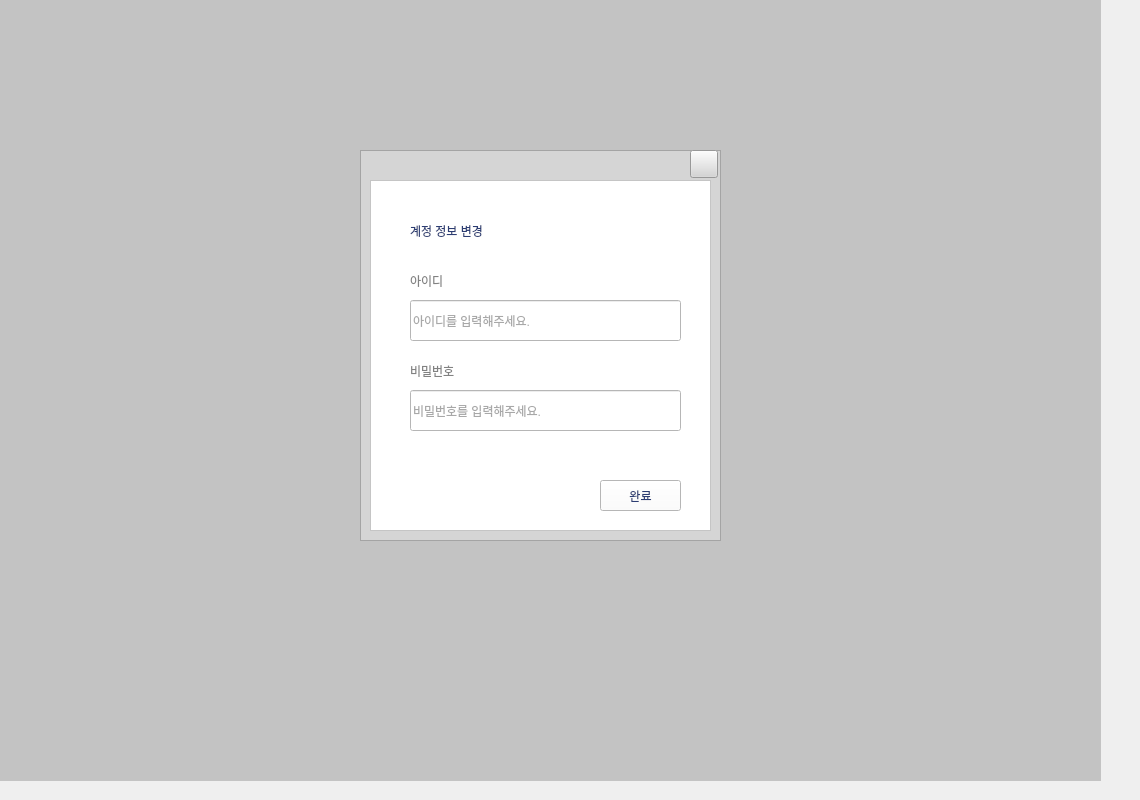
                     <widget class="QWidget" name="pageinfo">
                      <widget class="QWidget" name="chageinfo" native="true">
                       <property name="geometry">
                        <rect>
                         <x>-30</x>
                         <y>-10</y>
                         <width>1131</width>
                         <height>791</height>
                        </rect>
                       </property>
                       <property name="cursor">
                        <cursorShape>ArrowCursor</cursorShape>
                       </property>
                       <property name="styleSheet">
                        <string notr="true">background-color: rgba(100, 100, 100, 80)
</string>
                       </property>
                       <property name="inputMethodHints">
                        <set>Qt::ImhDate</set>
                       </property>
                       <widget class="QFrame" name="frame_4">
                        <property name="geometry">
                         <rect>
                          <x>390</x>
                          <y>160</y>
                          <width>361</width>
                          <height>391</height>
                         </rect>
                        </property>
                        <property name="styleSheet">
                         <string notr="true">background-color: rgb(213, 213, 213)</string>
                        </property>
                        <property name="frameShape">
                         <enum>QFrame::StyledPanel</enum>
                        </property>
                        <property name="frameShadow">
                         <enum>QFrame::Raised</enum>
                        </property>
                        <widget class="QPushButton" name="closeAppBtn_3">
                         <property name="geometry">
                          <rect>
                           <x>330</x>
                           <y>0</y>
                           <width>28</width>
                           <height>28</height>
                          </rect>
                         </property>
                         <property name="minimumSize">
                          <size>
                           <width>28</width>
                           <height>28</height>
                          </size>
                         </property>
                         <property name="maximumSize">
                          <size>
                           <width>28</width>
                           <height>28</height>
                          </size>
                         </property>
                         <property name="cursor">
                          <cursorShape>PointingHandCursor</cursorShape>
                         </property>
                         <property name="toolTip">
                          <string>Close</string>
                         </property>
                         <property name="toolTipDuration">
                          <number>-1</number>
                         </property>
                         <property name="styleSheet">
                          <string notr="true">border-color:rgb(213, 213, 213)</string>
                         </property>
                         <property name="text">
                          <string/>
                         </property>
                         <property name="icon">
                          <iconset resource="resources.qrc">
                           <normaloff>:/icons/images/icons/icon_close.png</normaloff>:/icons/images/icons/icon_close.png</iconset>
                         </property>
                         <property name="iconSize">
                          <size>
                           <width>15</width>
                           <height>15</height>
                          </size>
                         </property>
                        </widget>
                        <widget class="QFrame" name="frame_5">
                         <property name="geometry">
                          <rect>
                           <x>10</x>
                           <y>30</y>
                           <width>341</width>
                           <height>351</height>
                          </rect>
                         </property>
                         <property name="styleSheet">
                          <string notr="true">background-color: rgb(255, 255, 255);</string>
                         </property>
                         <property name="frameShape">
                          <enum>QFrame::StyledPanel</enum>
                         </property>
                         <property name="frameShadow">
                          <enum>QFrame::Raised</enum>
                         </property>
                         <widget class="QLabel" name="label_12">
                          <property name="geometry">
                           <rect>
                            <x>40</x>
                            <y>30</y>
                            <width>291</width>
                            <height>41</height>
                           </rect>
                          </property>
                          <property name="autoFillBackground">
                           <bool>false</bool>
                          </property>
                          <property name="styleSheet">
                           <string notr="true">color: rgb(44, 61, 115);
background-color: rgb(255, 255, 255);
font: 700 18pt &quot;나눔스퀘어_ac Bold&quot;;</string>
                          </property>
                          <property name="text">
                           <string>계정 정보 변경</string>
                          </property>
                         </widget>
                         <widget class="QLineEdit" name="adduserName_2">
                          <property name="geometry">
                           <rect>
                            <x>40</x>
                            <y>120</y>
                            <width>271</width>
                            <height>41</height>
                           </rect>
                          </property>
                          <property name="autoFillBackground">
                           <bool>false</bool>
                          </property>
                          <property name="styleSheet">
                           <string notr="true">background-color: rgb(255, 255, 255);
font: 11pt &quot;나눔스퀘어_ac&quot;;
color: rgb(81, 81, 81);
</string>
                          </property>
                          <property name="inputMethodHints">
                           <set>Qt::ImhNone</set>
                          </property>
                          <property name="text">
                           <string extracomment="Name"/>
                          </property>
                          <property name="echoMode">
                           <enum>QLineEdit::Normal</enum>
                          </property>
                          <property name="dragEnabled">
                           <bool>true</bool>
                          </property>
                          <property name="placeholderText">
                           <string>아이디를 입력해주세요.</string>
                          </property>
                          <property name="clearButtonEnabled">
                           <bool>true</bool>
                          </property>
                         </widget>
                         <widget class="QLabel" name="label_13">
                          <property name="geometry">
                           <rect>
                            <x>40</x>
                            <y>90</y>
                            <width>41</width>
                            <height>21</height>
                           </rect>
                          </property>
                          <property name="autoFillBackground">
                           <bool>false</bool>
                          </property>
                          <property name="styleSheet">
                           <string notr="true">color: rgb(130, 130, 130);
background-color: rgb(255, 255, 255);
font: 10pt &quot;나눔스퀘어_ac&quot;;</string>
                          </property>
                          <property name="text">
                           <string>아이디</string>
                          </property>
                         </widget>
                         <widget class="QPushButton" name="complete_2">
                          <property name="geometry">
                           <rect>
                            <x>230</x>
                            <y>300</y>
                            <width>81</width>
                            <height>31</height>
                           </rect>
                          </property>
                          <property name="cursor">
                           <cursorShape>PointingHandCursor</cursorShape>
                          </property>
                          <property name="toolTip">
                           <string>Close</string>
                          </property>
                          <property name="toolTipDuration">
                           <number>-1</number>
                          </property>
                          <property name="styleSheet">
                           <string notr="true">color: rgb(44, 61, 115);
font: 700 11pt &quot;나눔스퀘어_ac Bold&quot;;
background-color: rgb(255, 255, 255);</string>
                          </property>
                          <property name="text">
                           <string>완료</string>
                          </property>
                         </widget>
                         <widget class="QLabel" name="label_14">
                          <property name="geometry">
                           <rect>
                            <x>40</x>
                            <y>180</y>
                            <width>51</width>
                            <height>21</height>
                           </rect>
                          </property>
                          <property name="autoFillBackground">
                           <bool>false</bool>
                          </property>
                          <property name="styleSheet">
                           <string notr="true">color: rgb(130, 130, 130);
background-color: rgb(255, 255, 255);
font: 10pt &quot;나눔스퀘어_ac&quot;;</string>
                          </property>
                          <property name="text">
                           <string>비밀번호</string>
                          </property>
                         </widget>
                         <widget class="QLineEdit" name="adduserName_3">
                          <property name="geometry">
                           <rect>
                            <x>40</x>
                            <y>210</y>
                            <width>271</width>
                            <height>41</height>
                           </rect>
                          </property>
                          <property name="autoFillBackground">
                           <bool>false</bool>
                          </property>
                          <property name="styleSheet">
                           <string notr="true">background-color: rgb(255, 255, 255);
font: 11pt &quot;나눔스퀘어_ac&quot;;
color: rgb(81, 81, 81);
</string>
                          </property>
                          <property name="inputMethodHints">
                           <set>Qt::ImhHiddenText|Qt::ImhNoAutoUppercase|Qt::ImhNoPredictiveText|Qt::ImhSensitiveData</set>
                          </property>
                          <property name="text">
                           <string extracomment="Name"/>
                          </property>
                          <property name="echoMode">
                           <enum>QLineEdit::Password</enum>
                          </property>
                          <property name="dragEnabled">
                           <bool>true</bool>
                          </property>
                          <property name="placeholderText">
                           <string>비밀번호를 입력해주세요.</string>
                          </property>
                          <property name="clearButtonEnabled">
                           <bool>true</bool>
                          </property>
                         </widget>
                         <zorder>label_13</zorder>
                         <zorder>label_12</zorder>
                         <zorder>adduserName_2</zorder>
                         <zorder>complete_2</zorder>
                         <zorder>label_14</zorder>
                         <zorder>adduserName_3</zorder>
                        </widget>
                       </widget>
                      </widget>
                     </widget>
